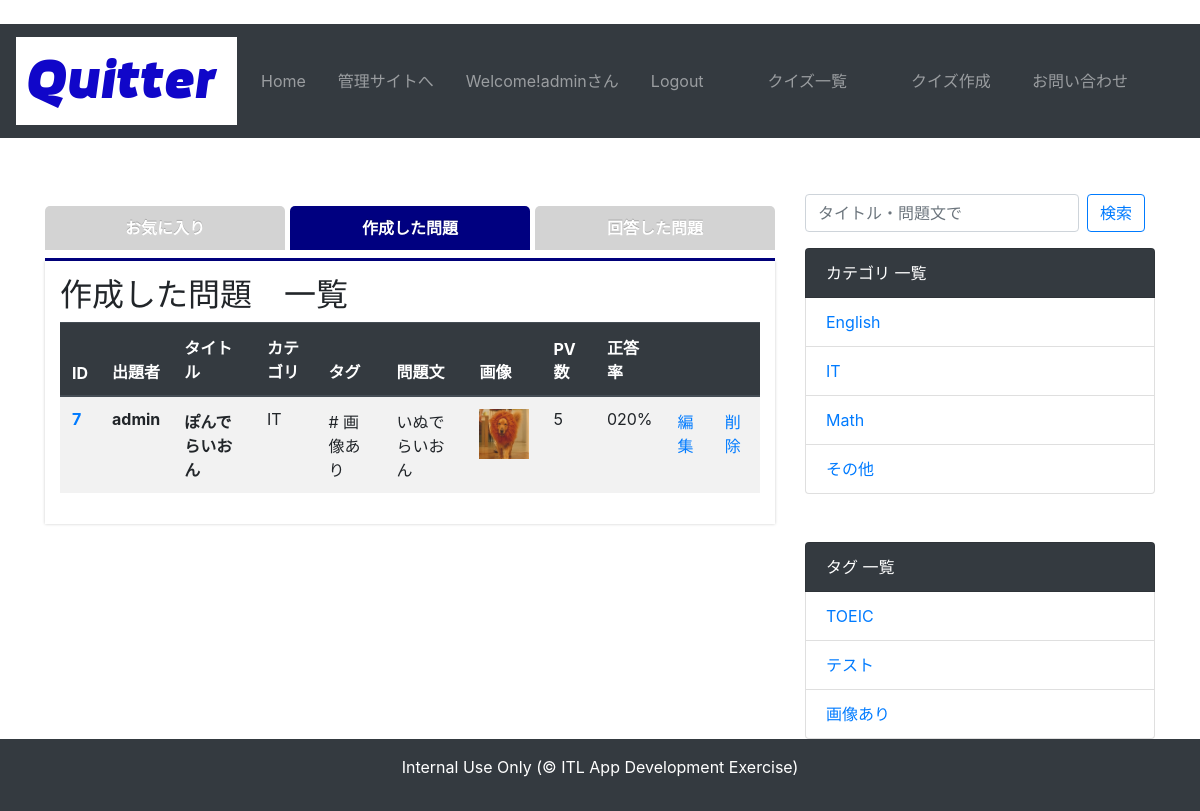
Before: /quiz/mypage/ (signed in) with the older database file.
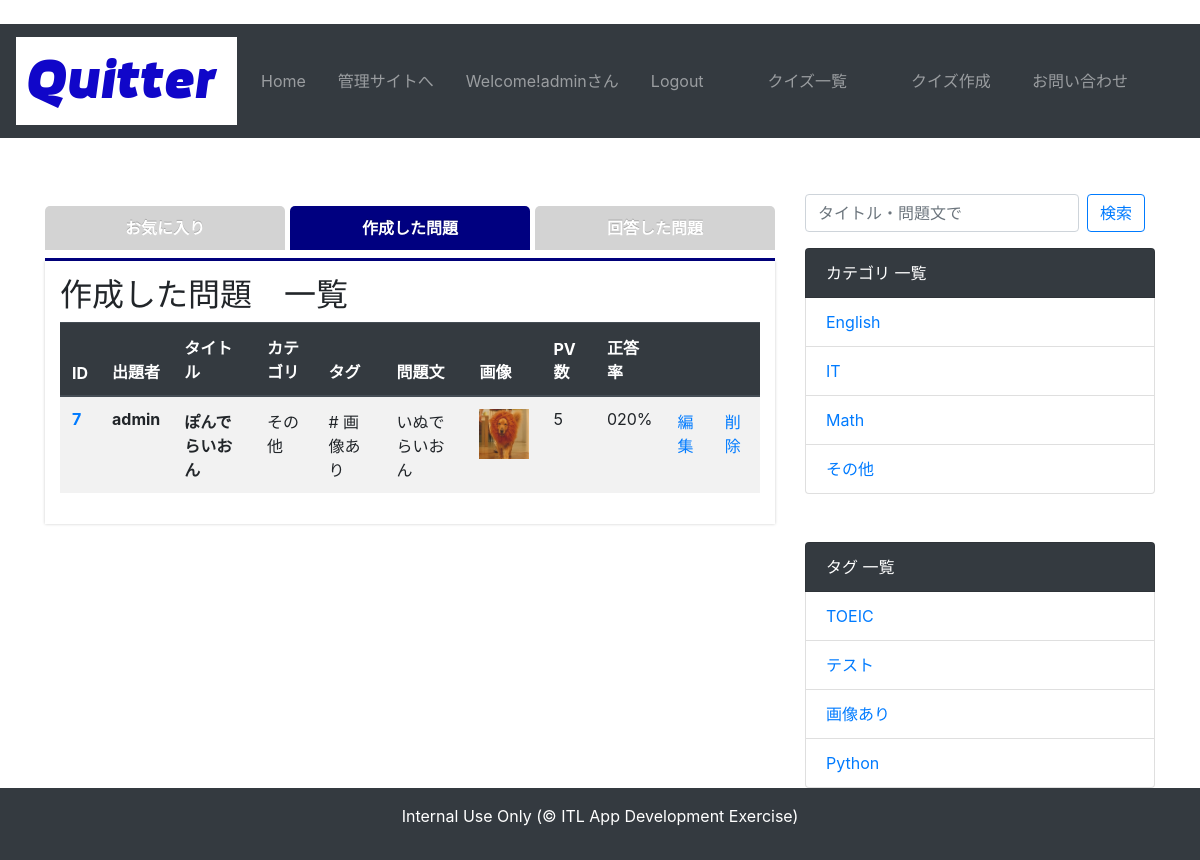
After: the same page with the newer database file.
### quiz/models.py (models this page shows, shortened)
class Quiz(models.Model):
    QUIZ_CHOICES = (
        ('a', 'a'), ('b', 'b'), ('c', 'c'), ('d', 'd')
        )
    author = models.ForeignKey(User,verbose_name='作成者',on_delete=models.CASCADE)
    title = models.CharField('タイトル', max_length=255)
    text = models.TextField('問題文')
    image = models.ImageField('画像', upload_to='img', blank=True, null=True)
    category = models.ForeignKey(Category, verbose_name='カテゴリ', blank=False, on_delete=models.PROTECT)
    tag = models.ManyToManyField(Tag, verbose_name='タグ', blank=True)
    choice_a = models.CharField('選択肢a', max_length=255)
    choice_b = models.CharField('選択肢b', max_length=255)
    choice_c = models.CharField('選択肢c', max_length=255)
    choice_d = models.CharField('選択肢d', max_length=255)
    correct_answer = models.CharField('正解', choices=QUIZ_CHOICES, max_length=1)
    explanation = models.TextField('解説', blank=True)
    created_at = models.DateTimeField('問題更新日', default=timezone.now)

class Category(models.Model):
    name = models.CharField('カテゴリ名', max_length=255)
    def __str__(self):
        return self.name

class Tag(models.Model):
    name = models.CharField('タグ名', max_length=255)
    def __str__(self):
        return self.name

### account/models.py (models this page shows)
class User(AbstractUser):
    pass

### quiz/views.py (the view)
# urls.py: path('mypage/', views.mypage, name='mypage'),
@login_required
def mypage(request):
    user = request.user
    created_quiz_list = Quiz.objects.filter(author=user).order_by('-created_at')
    quiz_dict = get_quiz_dict(created_quiz_list)
    answer_history = Answer.objects.filter(answerer=user).order_by('-answered_at')
    context = {
        'quiz_dict': quiz_dict,
        'answer_history': answer_history,
    }
    return render(request, 'quiz/mypage.html', context)

### quiz/context_processors.py (called while the page is built)
def common(request):
    context = {
        'category_list':Category.objects.all(),
        'tag_list':Tag.objects.all()
    }
    return context

### quiz/func.py (called while the page is built)
def get_quiz_dict(quiz_list):
    quiz_dict = {}
    for quiz in quiz_list:
        quiz_id = quiz.id
        answer = Answer.objects.filter(quiz=quiz_id) # 問題IDでフィルターした回答履歴
        total_count = answer.count() # 総回答数
        correct_count = answer.filter(is_correct=True).count() # 正解の回答数
        try:
            correct_rate = f'{correct_count / total_count * 100:03.0f}%'
        except ZeroDivisionError:
            correct_rate = "まだ回答がありません"
        quiz_dict[quiz] = {
            'total_count': total_count,
            'correct_rate': correct_rate,
        }
    return quiz_dict

### templates/quiz/mypage.html (shortened to what this page needs)
{% extends 'base.html' %}
{% load static %}
{% block customcss %}
<link rel="stylesheet" href="{% static 'css/tab.css' %}">
{% endblock customcss %}
{% block content %}
<div class="tab-wrap">
    <input id="TAB-01" type="radio" name="TAB" class="tab-switch" checked="checked" /><label class="tab-label" for="TAB-01">お気に入り</label>
    <input checked="checked" id="TAB-02" type="radio" name="TAB" class="tab-switch" /><label class="tab-label" for="TAB-02">作成した問題</label>
    <div class="tab-content">
        <h2>作成した問題　一覧</h2>
        <table class="table table-striped">
            <thead class="thead-dark">
                <tr>
                    <th>ID</th>
                    <th>出題者</th>
                    <th>タイトル</th>
                    <th>カテゴリ</th>
                    <th>タグ</th>
                    <th>問題文</th>
                    <th>画像</th>
                    <th>PV数</th>
                    <th>正答率</th>
                    <th></th>
                    <th></th>
                </tr>
            </thead>
            <tbody>
                {% for quiz, value in quiz_dict.items %}
                <tr>
                    <th scope="row"><a href="{% url 'quiz:detail' quiz.pk %}">{{ quiz.pk }}</a></th>
                    <th>{{ quiz.author }}</th>
                    <th>{{ quiz.title }}</th>
                    <td>{{ quiz.category }}</td>
                    <td>{% for tag in quiz.tag.all %} # {{ tag }}{% endfor %}</td>
                    <td>{{ quiz.text|linebreaksbr }}</td>
                    <td>{% if quiz.image %}<img src="{{ quiz.image.url }}" height=50>{% endif %}</td>
                    <td>{{ value.total_count }}</td>
                    <td>{{ value.correct_rate }}</td>
                    <td><a href="{% url 'quiz:edit' quiz.pk %}">編集</a></td>
                    <td><a href="{% url 'quiz:delete' quiz.pk %}">削除</a></td>
                </tr>
                {% endfor %}
            </tbody>
        </table>
    </div>
    <input id="TAB-03" type="radio" name="TAB" class="tab-switch" /><label class="tab-label" for="TAB-03">回答した問題</label>
</div>
{% endblock content %}
{% block sidebar %}
    <ul class="list-group mt-2 mb-3">
        <form class="form-inline my-2 my-lg-0" method="GET" action="{% url 'quiz:search' %}">
            <input class="form-control mr-sm-2" type="text" placeholder="タイトル・問題文で" aria-label="Search" name="keyword">
            <button class="btn btn-outline-primary my-2 my-sm-0" type="submit">検索</button>
        </form>
    </ul>
    <ul class="list-group mb-5">
        <li class="list-group-item bg-dark text-white">カテゴリ 一覧</li>
        {% for category in category_list %}
            <li class="list-group-item"><a href="{% url 'quiz:category' category.pk %}">{{ category }}</a></li>
        {% endfor %}
    </ul>
    <ul class="list-group">
        <li class="list-group-item bg-dark text-white">タグ 一覧</li>
        {% for tag in tag_list %}
            <li class="list-group-item"><a href="{% url 'quiz:tag' tag.pk %}">{{ tag }}</a></li>
        {% endfor %}
    </ul>
{% endblock sidebar %}

Changed rows visible on the page:
changed Quiz "ぽんでらいおん": category "IT" → "その他"
added Tag: name "Python"
